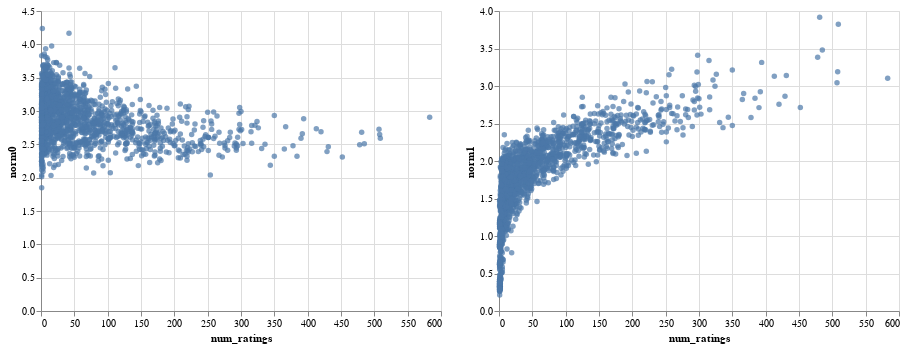

The code cell stored with this chart in its notebook:
### Markdown cell above
Note: Depending on how the model is initialized, you may observe that some niche movies (ones with few ratings) have a high norm, leading to spurious recommendations. This can happen if the embedding of that movie happens to be initialized with a high norm. Then, because the movie has few ratings, it is infrequently updated, and can keep its high norm. This can be alleviated by using regularization.

Try changing the value of the hyperparameter `init_stddev`. One quantity that can be helpful is that the expected norm of a $d$-dimensional vector with entries $\sim \mathcal N(0, \sigma^2)$ is approximatley $\sigma \sqrt d$.

How does this affect the embedding norm distribution, and the ranking of the top-norm movies?

### Code cell
#@title Solution
model_lowinit = build_model(ratings, embedding_dim=30, init_stddev=0.05)
model_lowinit.train(num_iterations=1000, learning_rate=10.)
movie_neighbors(model_lowinit, "Aladdin", DOT)
movie_neighbors(model_lowinit, "Aladdin", COSINE)
movie_embedding_norm([model, model_lowinit])

### Figure 1 — Vega-Lite specification as saved in the notebook (floating-point values rounded to 4 significant figures; data arrays with more than 128 entries replaced by an {"elided": "..."} marker saying what was removed)
{"config": {"view": {"continuousWidth": 400, "continuousHeight": 300}}, "hconcat": [{"layer": [{"mark": "circle", "encoding": {"color": {"condition": {"value": "#4c78a8", "selection": "selector005"}, "value": "lightgray"}, "x": {"type": "quantitative", "field": "num_ratings"}, "y": {"type": "quantitative", "field": "norm0"}}, "selection": {"selector006": {"type": "single", "encodings": ["x", "y"], "on": "mouseover", "nearest": true, "empty": "none"}, "selector005": {"type": "interval"}}}, {"mark": {"type": "text", "align": "center", "dx": 5, "dy": -5}, "encoding": {"text": {"condition": {"type": "nominal", "field": "title", "selection": "selector006"}, "value": ""}, "x": {"type": "quantitative", "field": "num_ratings"}, "y": {"type": "quantitative", "field": "norm0"}}}]}, {"layer": [{"mark": "circle", "encoding": {"color": {"condition": {"value": "#4c78a8", "selection": "selector005"}, "value": "lightgray"}, "x": {"type": "quantitative", "field": "num_ratings"}, "y": {"type": "quantitative", "field": "norm1"}}, "selection": {"selector007": {"type": "single", "encodings": ["x", "y"], "on": "mouseover", "nearest": true, "empty": "none"}, "selector005": {"type": "interval"}}}, {"mark": {"type": "text", "align": "center", "dx": 5, "dy": -5}, "encoding": {"text": {"condition": {"type": "nominal", "field": "title", "selection": "selector007"}, "value": ""}, "x": {"type": "quantitative", "field": "num_ratings"}, "y": {"type": "quantitative", "field": "norm1"}}}]}], "data": {"name": "data-a492e60787f609ae433518a9833cf12c"}, "$schema": "https://vega.github.io/schema/vega-lite/v4.8.1.json", "datasets": {"data-a492e60787f609ae433518a9833cf12c": {"elided": "1682 records"}}}
